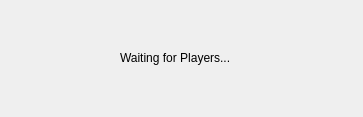
<?xml version="1.0" encoding="UTF-8"?>
<ui version="4.0">
 <class>view_waitingInQueue</class>
 <widget class="QDialog" name="view_waitingInQueue">
  <property name="geometry">
   <rect>
    <x>0</x>
    <y>0</y>
    <width>363</width>
    <height>117</height>
   </rect>
  </property>
  <property name="windowTitle">
   <string>Dialog</string>
  </property>
  <widget class="QLabel" name="label">
   <property name="geometry">
    <rect>
     <x>120</x>
     <y>50</y>
     <width>131</width>
     <height>16</height>
    </rect>
   </property>
   <property name="text">
    <string>Waiting for Players...</string>
   </property>
  </widget>
 </widget>
 <resources/>
 <connections/>
</ui>
